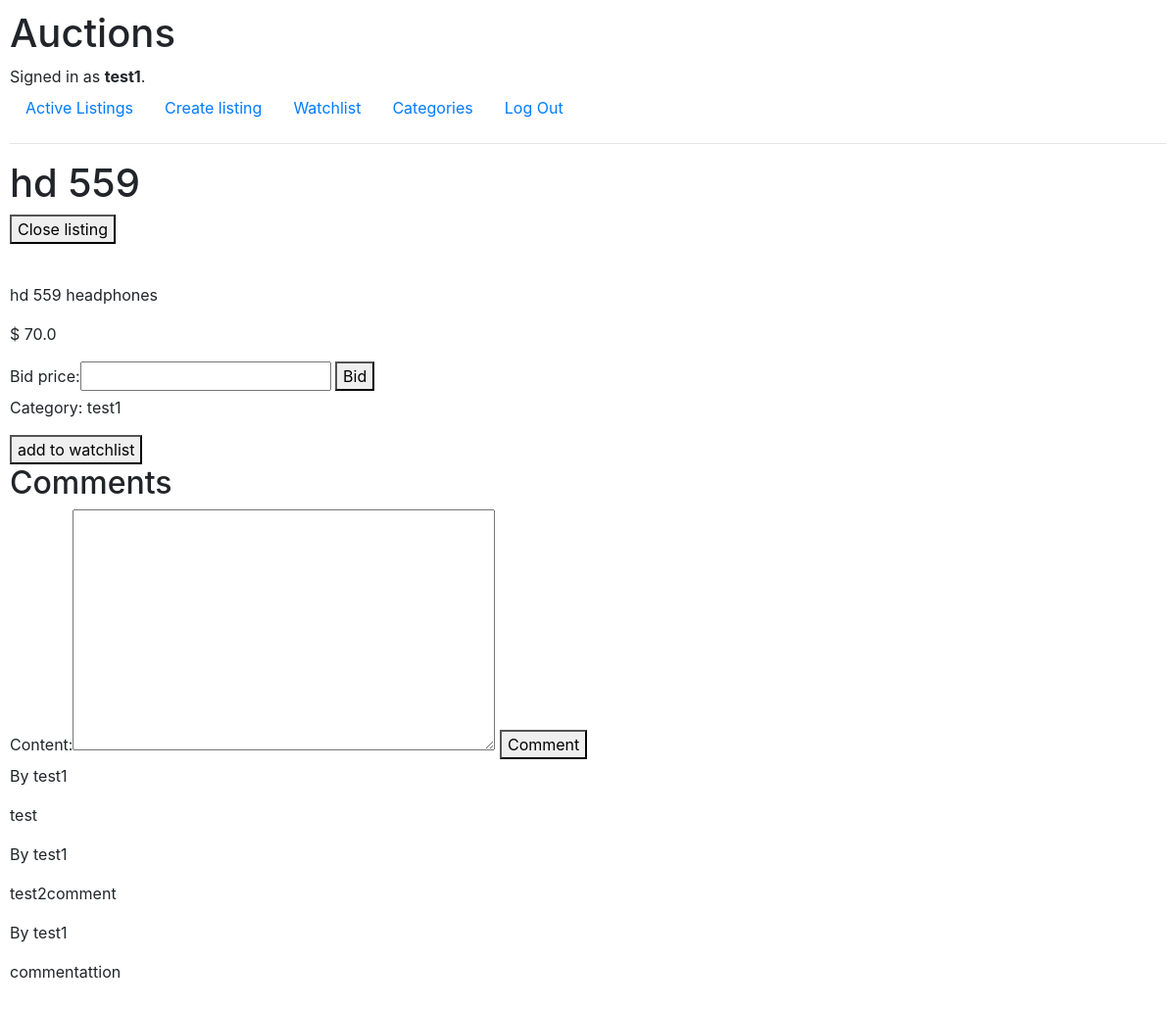
The app's page /listing/1 (signed in) with its own data.
### auctions/models.py (models this page shows, shortened)
class User(AbstractUser):
    watchListings = models.ManyToManyField(
        'Listing', blank=True, related_name='watchUsers')

class Listing(models.Model):
    title = models.CharField(max_length=200)
    description = models.CharField(max_length=2000)
    imageURL = models.URLField()
    basePrice = models.FloatField(default=1)
    isClosed = models.BooleanField(default=False)
    category = models.ForeignKey(
        'Category', on_delete=models.CASCADE, related_name='listings')
    user = models.ForeignKey(
        User, on_delete=models.CASCADE, related_name='listings')

class Category(models.Model):
    name = models.CharField(max_length=100)
    def __str__(self):
        return f'{self.name}'

class Comment(models.Model):
    content = models.CharField(max_length=1000)
    listing = models.ForeignKey(
        Listing, on_delete=models.CASCADE, related_name='comments')
    user = models.ForeignKey(
        User, on_delete=models.CASCADE, related_name='comments')

### auctions/views.py (the view, shortened to what this page needs)
# urls.py: path('listing/<int:id>', views.listing, name='listing'),
@login_required
def listing(request, id, message=None):
    listing1 = Listing.objects.get(pk=id)
    if listing1.bids.all():
        listing1.basePrice = listing1.bids.last().price
    if request.method == 'GET':
        if not listing1.isClosed:
            try:
                listing1.watchUsers.get(pk=request.user.pk)
                watchlistAction = 'remove'
            except User.DoesNotExist:
                watchlistAction = 'add'
            return render(request, 'auctions/listing.html', {
                'listing': listing1,
                'form': BidForm(),
                'message': message,
                'action': watchlistAction,
                'comments': listing1.comments.all(),
                'commentForm': commentForm(initial={'listingPk': listing1.pk}),
                'isAuthor': listing1.user == request.user
            })

### auctions/views.py
class BidForm(forms.Form):
    price = forms.FloatField(label='Bid price:')

class commentForm(forms.Form):
    listingPk = forms.CharField(widget=forms.HiddenInput)
    content = forms.CharField(max_length=1000, widget=forms.Textarea)

### auctions/templates/auctions/listing.html (shortened to what this page needs)
{% extends 'auctions/layout.html' %}
{% block body %}
    <article>
        <h1>{{ listing.title }}</h1>
        {% if isAuthor %}
            <form action="{% url 'close' %}" method="POST">
                <button type="submit" name='pk' value='{{ listing.pk }}'>Close listing</button>
            </form>
        {% endif %}
        <aside>
            <figure>
            </figure>
        </aside>
        <section>
            <p>{{ listing.description }}</p>
            <p>$ {{ listing.basePrice }}</p>
            <form action="{% url 'listing' listing.pk %}" method="POST">
                {{ form }}
                <button type="submit">Bid</button>
            </form>
            <p>Category: {{ listing.category }}</p>
            <form action="{% url 'watchList' %}" method="POST">
                {% if action == 'add' %}
                    <button type="submit">{{ action }} to watchlist</button>
                {% else %}
                    <button type="submit">{{ action }} from watchlist</button>
                {% endif %}
            </form>
        </section>
    </article>
    <section>
        <h2>Comments</h2>
        <form action="{% url 'comments' %}" method="POST">
            {{ commentForm }}
            <button type="submit">Comment</button>
        </form>
        {% for comment in listing.comments.all %}
            <div>
                <p>By {{ comment.user.username }}</p>
                <p>{{ comment.content }}</p>
            </div>
        {% endfor %}
    </section>
{% endblock body %}

### auctions/templates/auctions/layout.html (shortened to what this page needs)
{% load static %}
<!DOCTYPE html>
<html lang="en">
    <head>
        <link rel="stylesheet" href="https://stackpath.bootstrapcdn.com/bootstrap/4.4.1/css/bootstrap.min.css">
        <link href="{% static 'auctions/styles.css' %}" rel="stylesheet">
    </head>
    <body>
        <h1>Auctions</h1>
        <div>
            {% if user.is_authenticated %}
                Signed in as <strong>{{ user.username }}</strong>.
            {% else %}
                Not signed in.
            {% endif %}
        </div>
        <ul class="nav">
            <li class="nav-item">
                <a class="nav-link" href="{% url 'index' %}">Active Listings</a>
            </li>
            <li class="nav-item">
                <a href="{% url 'create' %}" class="nav-link">Create listing</a>
            </li>
            <li class="nav-item">
                <a href="{% url 'watchList' %}" class="nav-link">Watchlist</a>
            </li>
            <li class="nav-item">
                <a href="{% url 'categories' %}" class="nav-link">Categories</a>
            </li>
            {% if user.is_authenticated %}
                <li class="nav-item">
                    <a class="nav-link" href="{% url 'logout' %}">Log Out</a>
                </li>
            {% endif %}
        </ul>
        <hr>
        {% block body %}
        {% endblock %}
    </body>
</html>

### auctions/static/auctions/styles.css (style rules this page uses)
body { padding: 10px; }

### records on screen
User: username "test1"
Listing: title "hd 559", description "hd 559 headphones", basePrice "70.0", category "test1"
Comment: user.username "test1", content "test"
Comment: user.username "test1", content "test2comment"
Comment: user.username "test1", content "commentattion"

### other values on screen
{{ action }} "add"
